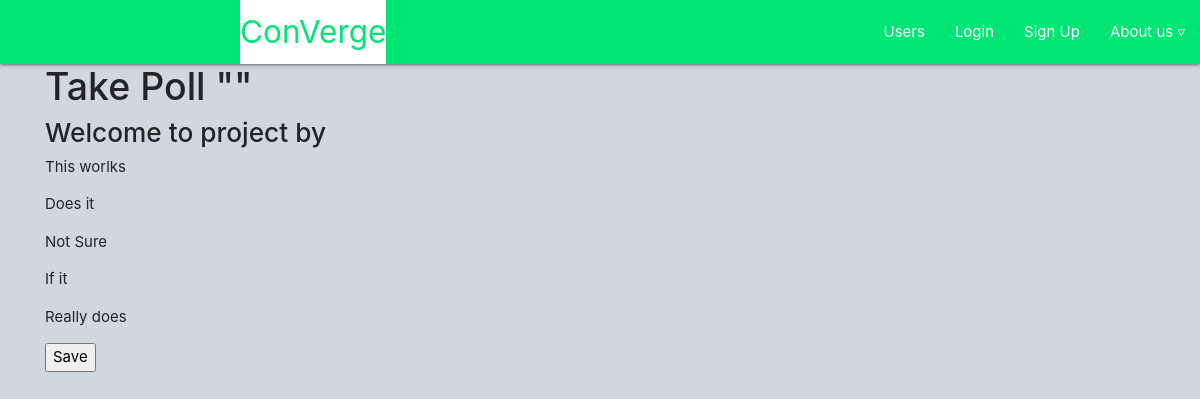
/takePoll/, run on the app's committed database.
### users/models.py (models this page shows)
class Polls(models.Model):
    creator = models.ForeignKey(Profile, on_delete=models.CASCADE)
    title = models.CharField(max_length=120, default='Enter a Title for your Poll')
    questionOne = models.CharField(max_length=120, default='Enter a Question')
    questionTwo = models.CharField(max_length=120, default='Enter a Question')
    questionThree = models.CharField(max_length=120, default='Enter a Question')
    questionFour = models.CharField(max_length=120, default='Enter a Question')
    questionFive = models.CharField(max_length=120, default='Enter a Question')

### users/views.py (the view, shortened to what this page needs)
# urls.py: path('takePoll/',user_views.takePoll,name="takepoll"),
def takePoll(request):
   currentUser = request.user
   obj = Polls.objects.get(id=2)
   context = {
      'object': obj
  }
   return render(request, "users/takePoll.html", context)

### users/templates/users/takePoll.html (shortened to what this page needs)
{% extends "main/header.html" %}
{% block content%}
<div class="container">
  <h1> Take Poll "{{title}}"</h1>
  <h3> Welcome to project <em>{{pols.0.title}}</em> by <em>{{pols.0.user}}</em></h3>
  <form id="postForm"  method='POST'> {% csrf_token %}
    <p>{{object.questionOne}}</p>
    <p>{{object.questionTwo }}</p>
   <p>{{object.questionThree }}</p>
    <p>{{object.questionFour }}</p>
    <p>{{object.questionFive }}</p>
  <input type="submit" value='Save'/>
  </form>
</div>
{% endblock%}

### data on the page
Polls: questionOne "This worlks", questionTwo "Does it", questionThree "Not Sure", questionFour "If it", questionFive "Really does"
